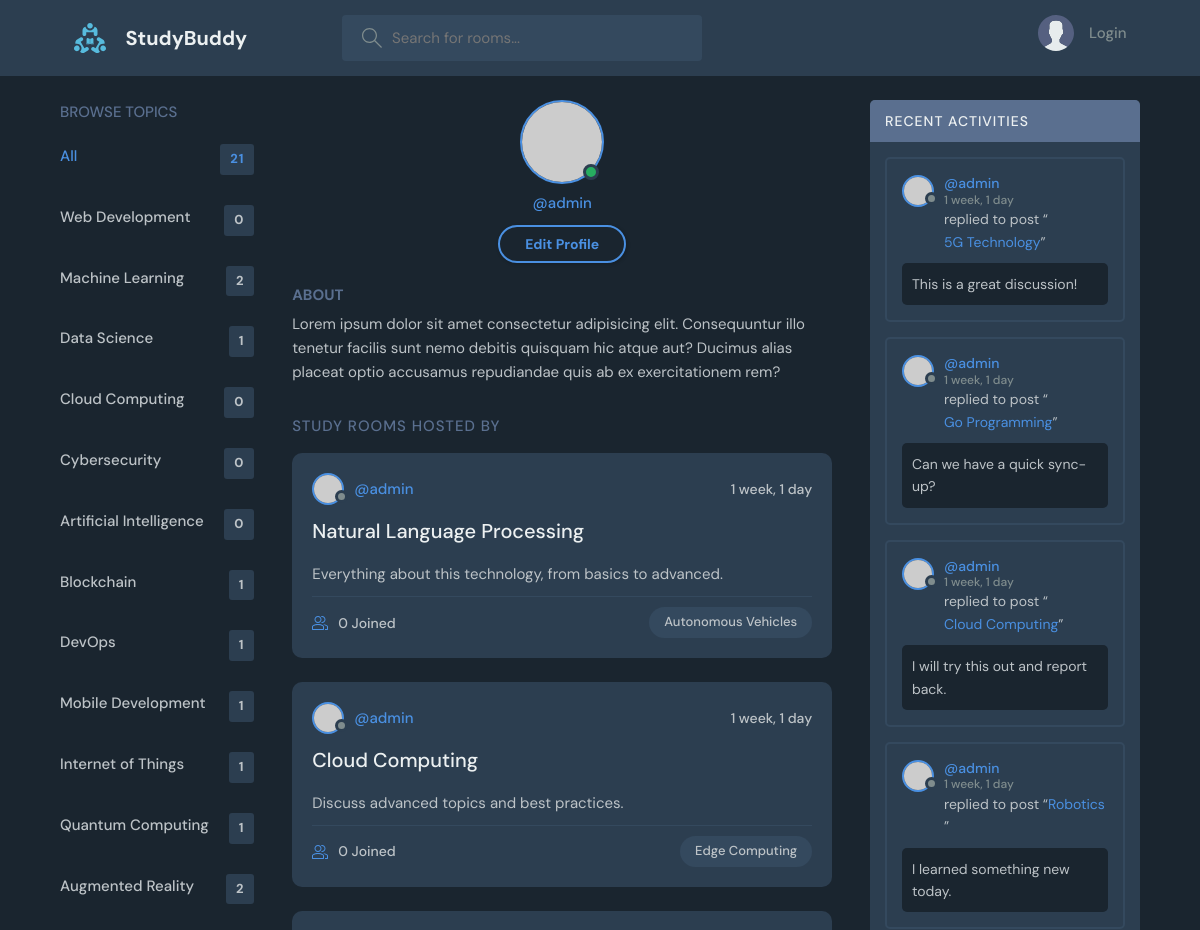
Before: /profile/2/ (upper part) with the older database file.
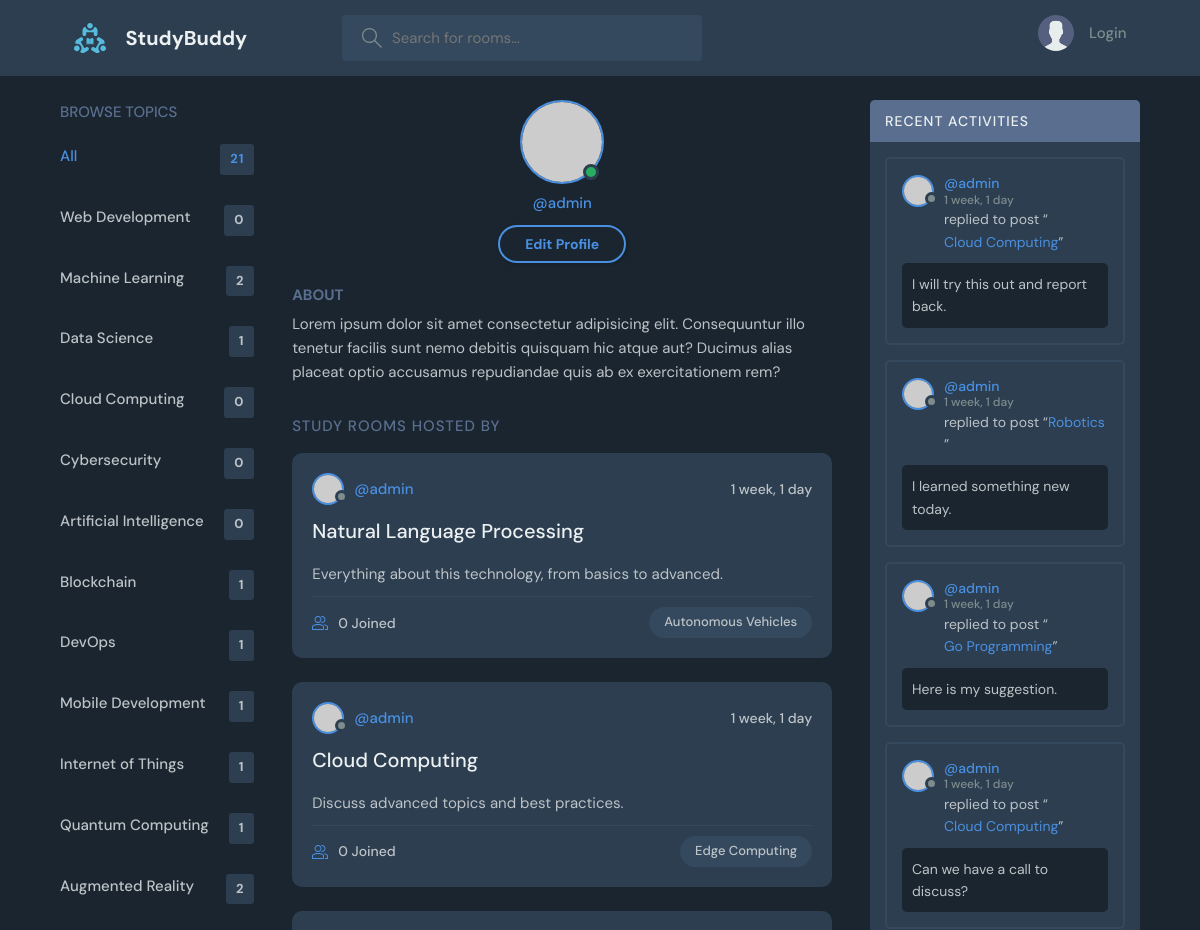
After: the same page with the newer database file.
### base/models.py (models this page shows, shortened)
class Topic(models.Model):
    name = models.CharField(max_length=200)

class Room(models.Model):
    host = models.ForeignKey(User, on_delete=models.SET_NULL, null=True)
    topic = models.ForeignKey(Topic, on_delete=models.SET_NULL, null=True)
    name = models.CharField(max_length=200)
    description = models.TextField(null=True, blank=True)
    participants = models.ManyToManyField(User, related_name="participants", blank=True)
    updated = models.DateTimeField(auto_now=True)
    created = models.DateTimeField(auto_now_add=True)
    class Meta:
        ordering = ["-updated", "-created"]

class Message(models.Model):
    user = models.ForeignKey(User, on_delete=models.CASCADE)
    room = models.ForeignKey(Room, on_delete=models.CASCADE)
    body = models.TextField()
    updated = models.DateTimeField(auto_now=True)
    created = models.DateTimeField(auto_now_add=True)
    def __str__(self):
        return self.body[:50]
    class Meta:
        ordering = ["-updated", "-created"]

### base/views.py (the view)
# urls.py: path("profile/<str:pk>/", views.userProfile, name="user-profile"),
def userProfile(request, pk):
    profile = User.objects.get(id=pk)
    rooms = profile.room_set.all()
    room_count = rooms.count()
    room_messages = profile.message_set.all()
    topics = Topic.objects.all()
    context = {
        "user": profile,
        "rooms": rooms,
        "room_count": room_count,
        "topics": topics,
        "room_messages": room_messages,
    }
    return render(request, "base/profile.html", context)

### base/templates/base/profile.html (shortened to what this page needs)
{% extends "main.html" %} {% block content %}
  <main class="profile-page layout layout--3">
    <div class="container">
      {% include "base/topic_component.html" %}
      <div class="roomList">
        <div class="profile">
          <div class="profile__avatar">
            <div class="avatar avatar--large active">
              <img src="https://randomuser.me/api/portraits/men/11.jpg" />
            </div>
          </div>
          <div class="profile__info">
            <p>@{{user.username}}</p>
            <a href="edit-user.html" class="btn btn--main btn--pill">Edit Profile</a>
          </div>
          <div class="profile__about">
            <h3>About</h3>
            <p>
              Lorem ipsum dolor sit amet consectetur adipisicing elit. Consequuntur illo tenetur
              facilis sunt nemo debitis quisquam hic atque aut? Ducimus alias placeat optio
              accusamus repudiandae quis ab ex exercitationem rem?
            </p>
          </div>
        </div>
        <div class="roomList__header">
          <div>
            <h2>Study Rooms Hosted by </a>
            </h2>
          </div>
        </div>
        {% include "base/feed_component.html" %}
      </div>
       {% include "base/activity_component.html" %}
    </div>
  </main>
  {% endblock content %}

### templates/main.html (shortened to what this page needs)
<!DOCTYPE html>
{% load static %}
<html lang="en">
  <head>
    <link rel="stylesheet" href="{% static 'styles/style.css' %}" />
  </head>
  <body>
    {% include 'navbar.html' %} {% block content %} {% endblock %}
  </body>
</html>

### templates/navbar.html (shortened to what this page needs)
{% load static %}
<header class="header header--loggedIn">
  <div class="container">
    <a href="{% url 'home'%}" class="header__logo">
      <img src="{% static 'images/logo.svg' %}" />
      <h1>StudyBuddy</h1>
    </a>
    <form class="header__search" action={% url 'home'%} method="GET">
      <label>
        <input placeholder="Search for rooms..." />
      </label>
    </form>
    <nav class="header__menu">
      {% if request.user.is_authenticated %}
      <div class="header__user">
        <a href="profile.html">
          <div class="avatar avatar--medium active">
            <img src="https://randomuser.me/api/portraits/men/37.jpg" />
          </div>
          <p>John Doe <span>@{{user.username}}</span></p>
        </a>
        <button class="dropdown-button">
          <svg
            version="1.1"
            xmlns="http://www.w3.org/2000/svg"
            width="32"
            height="32"
            viewBox="0 0 32 32"
          >
            <title>chevron-down</title>
            <path d="M16 21l-13-13h-3l16 16 16-16h-3l-13 13z"></path>
          </svg>
        </button>
      </div>
      {% else %}
      <a href="{% url 'login' %}">
            <img src="{% static 'images/avatar.svg' %}" />
            <p>Login</p>
          </a>
        {% endif %}
    </nav>
  </div>
</header>

### base/templates/base/topic_component.html (shortened to what this page needs)
<div class="topics">
  <div class="topics__header">
    <h2>Browse Topics</h2>
  </div>
  <ul class="topics__list">
    <li>
      <a href="{% url 'home' %}" class="active"
        >All <span>{{ room_count }}</span></a
      >
    </li>
    {% for topic in topics %}
    <li>
      <a href="{% url 'home' %}?q={{ topic.name }}">
        {{ topic.name }} <span>{{ topic.room_set.all.count }}</span>
      </a>
    </li>
    {% endfor %}
  </ul>
</div>

### base/templates/base/feed_component.html (shortened to what this page needs)
{% for room in rooms %}
<div class="roomListRoom">
  <div class="roomListRoom__header">
    <a
      href="{% url 'user-profile' room.host.id %}"
      class="roomListRoom__author"
    >
      <div class="avatar avatar--small">
        <img src="https://randomuser.me/api/portraits/women/11.jpg" />
      </div>
      <span>@{{ room.host.username }}</span>
    </a>
    <div class="roomListRoom__actions">
      <span>{{room.created|timesince}}</span>
    </div>
  </div>
  <div class="roomListRoom__content">
    <a href="{% url 'room' room.id %}">{{ room.name }}</a>
    <p>{{ room.description}}</p>
  </div>
  <div class="roomListRoom__meta">
    <a href="{% url 'room' room.id %}" class="roomListRoom__joined">
      {{room.participants.all.count}} Joined
    </a>
    <p class="roomListRoom__topic">{{ room.topic.name }}</p>
  </div>
</div>
{% endfor %}

### base/templates/base/activity_component.html (shortened to what this page needs)
<div class="activities">
      <div class="activities__header">
        <h2>Recent Activities</h2>
      </div>
      {% for message in room_messages %}
      <div class="activities__box">
        <div class="activities__boxHeader roomListRoom__header">
          <a href=""{% url 'user-profile' message.user.id %}"" class="roomListRoom__author">
            <div class="avatar avatar--small">
              <img src="https://randomuser.me/api/portraits/women/11.jpg" />
            </div>
            <p>
              @{{message.user}}
              <span>{{message.created | timesince}}</span>
            </p>
          </a>
        </div>
        <div class="activities__boxContent">
          <p>
            replied to post “<a href="room.html">{{message.room.name}}</a
            >”
          </p>
          <div class="activities__boxRoomContent">
            {{message}}
          </div>
        </div>
      </div>
      {% endfor %}
    </div>

Changed rows visible on the page:
removed Message: user "admin", created "1 week, 1 day", room.name "5G Technology", body "This is a great discussion!"
removed Message: user "admin", created "1 week, 1 day", room.name "Go Programming", body "Can we have a quick sync-up?"
now on this page (row unchanged): Message: user "admin", created "1 week, 1 day", room.name "Go Programming", body "Here is my suggestion."
now on this page (row unchanged): Message: user "admin", created "1 week, 1 day", room.name "Cloud Computing", body "Can we have a call to discuss?"
